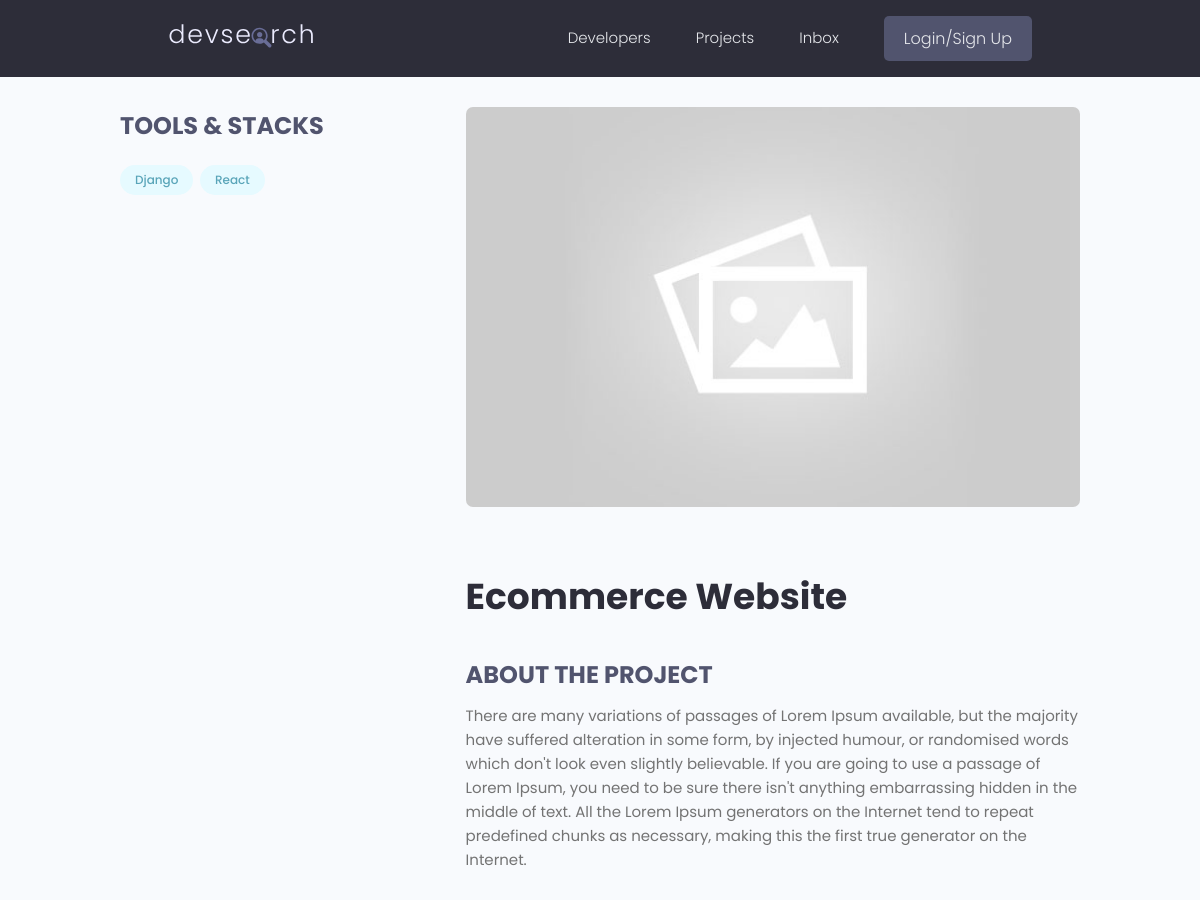
The page /projects/project/823ccd0a-90c6-4bc9-bc1c-06921fc0b11c (upper part) on the database as committed earlier.
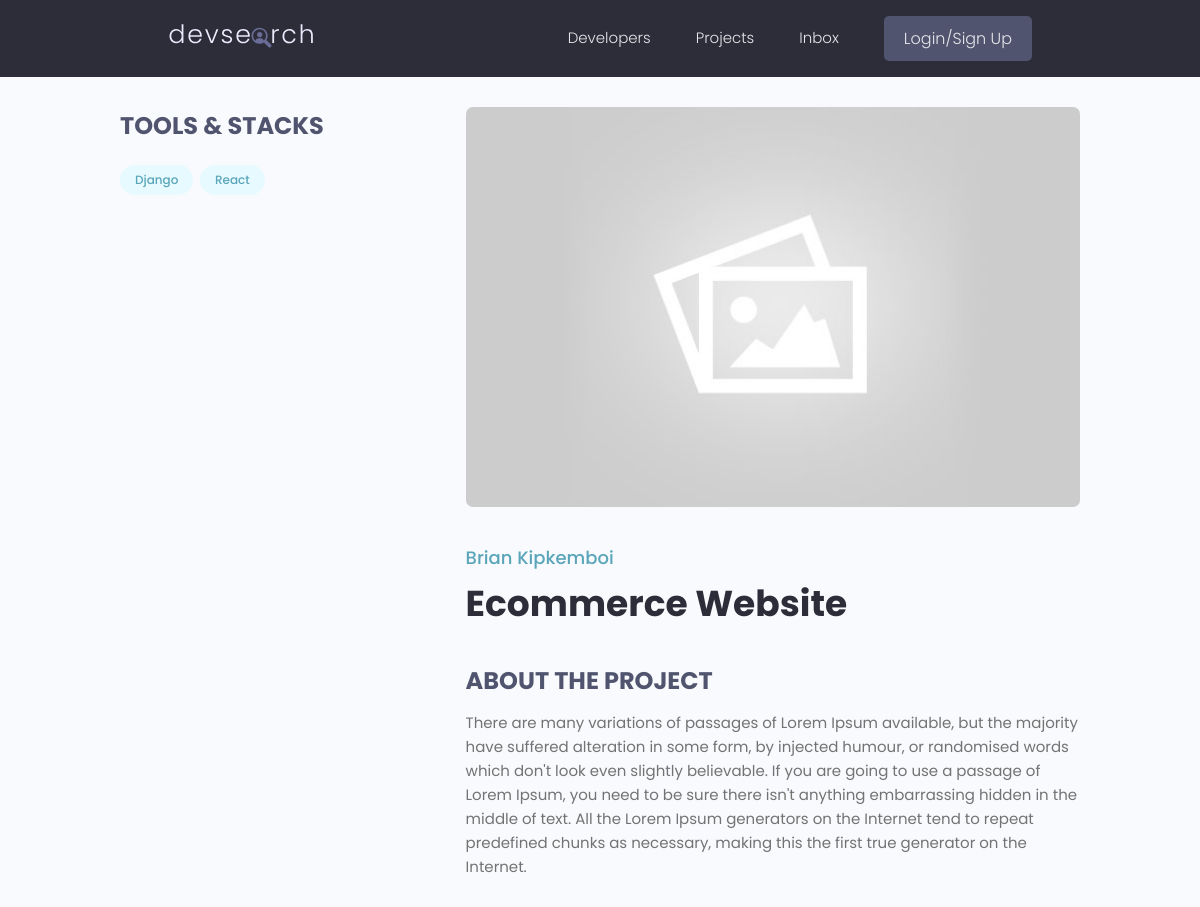
The same page on the database as committed later.
### projects/models.py (models this page shows, shortened)
class Project(models.Model):
    owner = models.ForeignKey(Profile, null=True, blank=True, on_delete=models.SET_NULL)
    title = models.CharField(max_length=200)
    description = models.TextField(null=True, blank=True)
    featured_image = models.ImageField(null=True, blank=True, default="default.jpg")
    demo_link = models.CharField(max_length=2000, null=True, blank=True)
    source_link = models.CharField(max_length=2000, null=True, blank=True)
    tags = models.ManyToManyField('Tag', blank=True)
    vote_total = models.IntegerField(default=0, null=True, blank=True)
    vote_ratio = models.IntegerField(default=0, null=True, blank=True)
    created = models.DateTimeField(auto_now_add=True)
    id = models.UUIDField(default=uuid.uuid4, unique=True, primary_key=True, editable=False)

### users/models.py (models this page shows, shortened)
class Profile(models.Model):
    user = models.OneToOneField(User, on_delete=models.CASCADE, null=True, blank=True)
    name = models.CharField(max_length=200, blank=True, null=True)
    email = models.CharField(max_length=500, blank=True, null=True)
    username = models.CharField(max_length=200, blank=True, null=True)
    location = models.CharField(max_length=200, blank=True, null=True)
    short_intro = models.CharField(max_length=200, blank=True, null=True)
    bio = models.TextField(blank=True, null=True)
    profile_image = models.ImageField(null=True, blank=True, upload_to='profiles/', default="profiles/user-default.png")
    social_linkedin = models.CharField(max_length=200, blank=True, null=True)
    social_github = models.CharField(max_length=200, blank=True, null=True)
    social_twitter = models.CharField(max_length=200, blank=True, null=True)
    created = models.DateTimeField(auto_now_add=True)
    id = models.UUIDField(default=uuid.uuid4, unique=True, primary_key=True, editable=False)

### projects/views.py (the view)
# urls.py: path('project/<str:pk>', views.project, name="project"),
def project(request, pk):
    projectObj = Project.objects.get(id=pk)
    return render(request, 'projects/single-project.html', {'project': projectObj} )

### projects/models.py (called while the page is built)
    def __str__(self):
        return self.name

### projects/templates/projects/single-project.html (shortened to what this page needs)
{% extends 'main.html' %}
{% block content %}
<main class="singleProject my-md">
    <div class="container">
      <div class="layout">
        <div class="column column--1of3">
          <h3 class="singleProject__subtitle">Tools & Stacks</h3>
          <div class="singleProject__toolStack">
            {% for tag in project.tags.all %}
                  <span class="tag tag--pill tag--main">
                    <small>{{tag}}</small>
                  </span>
            {% endfor %}
          </div>
        </div>
        <div class="column column--2of3">
          <img class="singleProject__preview" src="{{ project.featured_image.url }}" alt="portfolio thumbnail" />
          <a href="{% url 'user-profile' project.owner.id %}" class="singleProject__developer">{{project.owner.name}}</a>
          <h2 class="singleProject__title">{{project.title}}</h2>
          <h3 class="singleProject__subtitle">About the Project</h3>
          <div class="singleProject__info">
            {{project.description}}
          </div>
        </div>
      </div>
    </div>
  </main>
{% endblock content %}

Rows that differ between the two databases and show on the page:
changed Project "Ecommerce Website": owner.name (not shown) → "Brian Kipkemboi"
